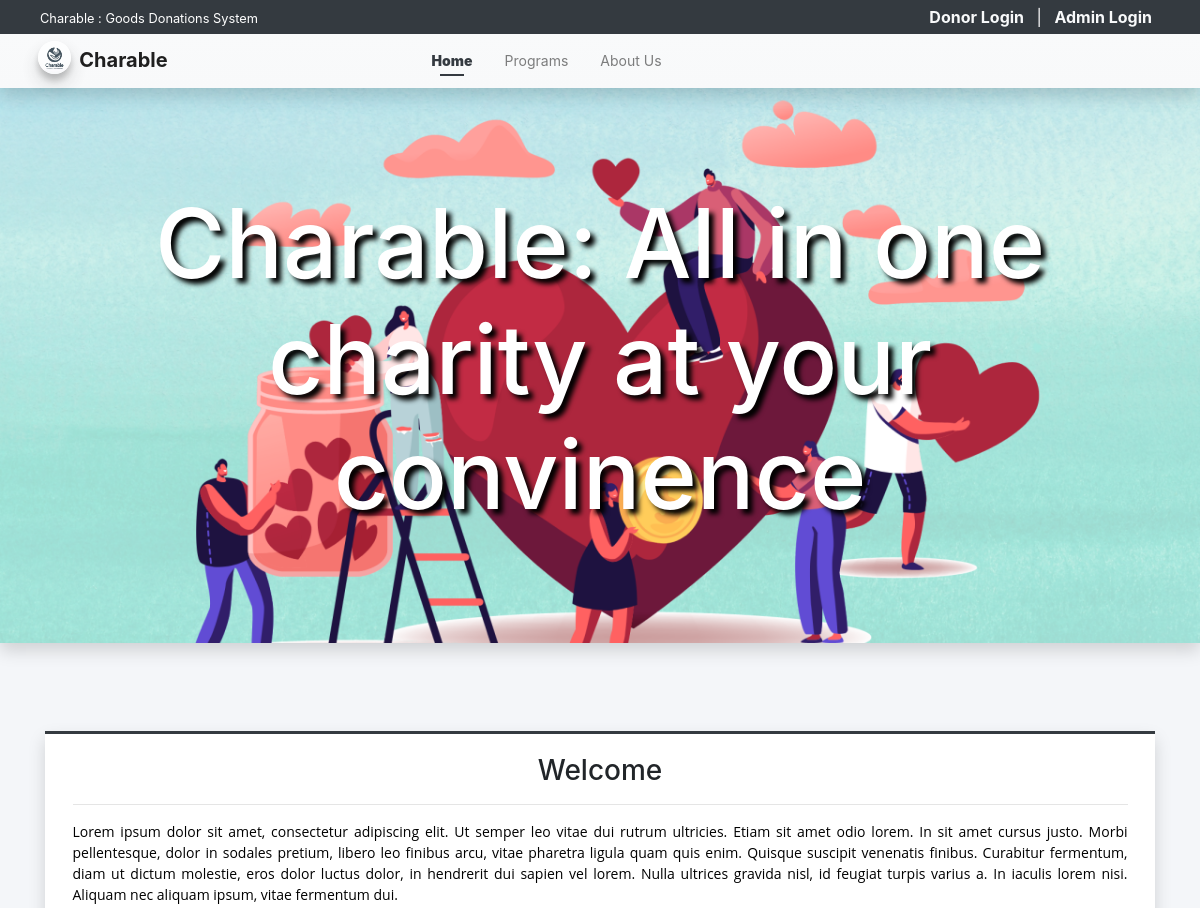
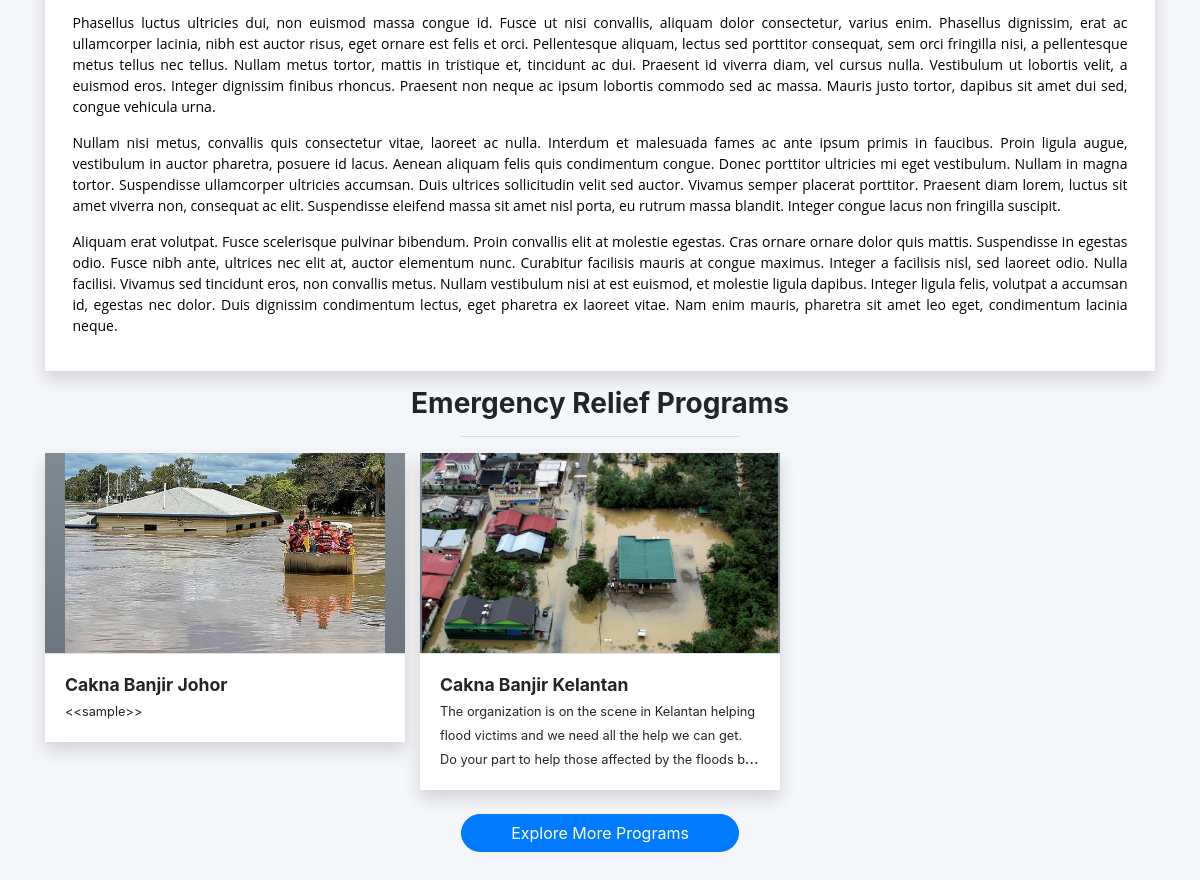
The page / on the database its author committed (2 pictures, top to bottom).
### tables this page shows
CREATE TABLE `program` (
  `id` int(30) NOT NULL,
  `admin_id` int(11) NOT NULL,
  `name` text NOT NULL,
  `image_path` text NOT NULL,
  `date` date NOT NULL,
  `time` text NOT NULL,
  `location` text NOT NULL,
  `description` text NOT NULL,
  `date_created` datetime NOT NULL DEFAULT current_timestamp(),
  `date_updated` datetime DEFAULT NULL ON UPDATE current_timestamp()
);

### config.php (called while the page is built, shortened)
<?php
function validate_image($file){
    $file = explode("?",$file)[0];
	if(!empty($file)){
		if(is_file(base_app.$file)){
			return base_url.$file;
		}else{
			return base_url.'dist/img/no-image-available.png';
		}
	}else{
		return base_url.'dist/img/no-image-available.png';
	}
}
?>

### home.php (the view, shortened to what this page needs)
<div class="col-lg-12 py-5">
    <div class="contain-fluid">
        <div class="card card-outline card-dark shadow rounded-0">
            <div class="card-body rounded-0">
                <div class="container-fluid">
                    <h3 class="text-center">Welcome</h3>
                    <hr>
                    <div class="welcome-content">
                    </div>
                </div>
            </div>
        </div>
        <h3 class="text-center"><b>Emergency Relief Programs</b></h3>
        <center><hr class="w-25"></center>
        <div class="row" id="product_list">
            <?php
            $program = $conn->query("SELECT * FROM program order by RAND() limit 3");
            while($row = $program->fetch_assoc()):
            ?>
            <div class="col-lg-4 col-md-6 col-sm-12 product-item">
                <a href="./?page=program/view_program&id=<?= $row['id'] ?>" class="card shadow rounded-0 text-reset text-decoration-none">
                <div class="product-img-holder position-relative">
                    <img src="<?= validate_image($row['image_path']) ?>" alt="Product-image" class="img-top product-img bg-gradient-gray">
                </div>
                    <div class="card-body border-top border-gray">
                        <h5 class="card-title text-truncate w-100"><strong><?= $row['name'] ?></strong></h5>
                        <br>
                        <p class="card-text truncate-3 w-100"><small><?= strip_tags(html_entity_decode($row['description'])) ?></small></p>
                    </div>
                </a>
            </div>
            <?php endwhile; ?>
        </div>
        <div class="text-center">
            <a href="./?page=program" class="btn btn-large btn-primary rounded-pill col-lg-3 col-md-5 col-sm-12">Explore More Programs</a>
        </div>
    </div>
</div>

### rows shown on the page
program: shows a picture, name "Cakna Banjir Johor", description "<<sample>>"
program: shows a picture, name "Cakna Banjir Kelantan", description "The organization is on the scene in Kelantan helping flood victims and we need all the help we can get. Do your part to help those affected by the floods…"
